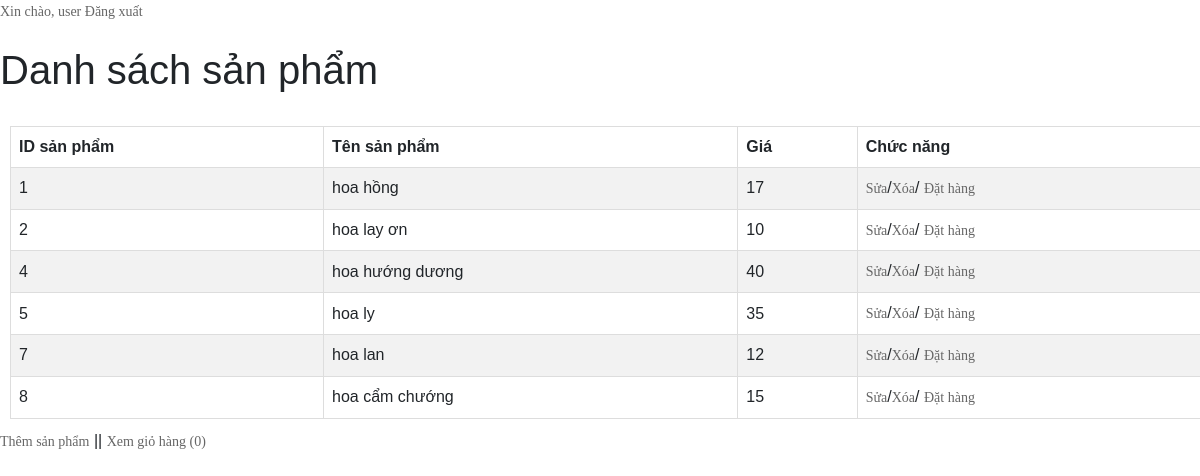
/demo/views/index.php (signed in), run on the app's committed database.
### tables this page shows
CREATE TABLE `users` (
  `id` int(11) NOT NULL,
  `username` varchar(60) NOT NULL,
  `password` varchar(60) NOT NULL
);

CREATE TABLE `products` (
  `id` int(11) NOT NULL,
  `name` varchar(60) NOT NULL,
  `price` double NOT NULL
);

### demo/views/session.php (called while the page is built, shortened)
<?php
   include('config.php');
   $user_check = $_SESSION['login_user'];
   $ses_sql = mysqli_query($db,"select id, username from users where username = '$user_check' ");
   $row = mysqli_fetch_array($ses_sql,MYSQLI_ASSOC);
   $login_session = $row['username'];
?>

### demo/views/index.php (the view, shortened to what this page needs)
<?php
	include("session.php");
?>
<!DOCTYPE html>
<html lang="en">
<head>
	<link rel="stylesheet" type="text/css" href="vendor/bootstrap/css/bootstrap.min.css">
	<link rel="stylesheet" type="text/css" href="fonts/font-awesome-4.7.0/css/font-awesome.min.css">
	<link rel="stylesheet" type="text/css" href="fonts/Linearicons-Free-v1.0.0/icon-font.min.css">
	<link rel="stylesheet" type="text/css" href="vendor/animate/animate.css">
	<link rel="stylesheet" type="text/css" href="vendor/css-hamburgers/hamburgers.min.css">
	<link rel="stylesheet" type="text/css" href="vendor/animsition/css/animsition.min.css">
	<link rel="stylesheet" type="text/css" href="vendor/select2/select2.min.css">
	<link rel="stylesheet" type="text/css" href="vendor/daterangepicker/daterangepicker.css">
	<link rel="stylesheet" type="text/css" href="css/util.css">
	<link rel="stylesheet" type="text/css" href="css/main.css">
</head>
<body>
		<p>Xin chào, <?php echo $login_session;?>    <a href="logout.php">Đăng xuất</a> </p> <br />
		<h1>Danh sách sản phẩm</h1> <br/>
    <table>
        <tr>
            <th>ID sản phẩm</th>
            <th>Tên sản phẩm</th>
            <th>Giá</th>
			<th>Chức năng</th>
        </tr>
		<?php
			$sql = "SELECT * FROM products";
			$result = mysqli_query($db, $sql);
			if(mysqli_num_rows($result) > 0){
				while($rows = mysqli_fetch_assoc($result)){
					echo "<tr><td>" .$rows["id"] ."</td>";
					echo "<td>" .$rows["name"] ."</td>";
					echo "<td>" .$rows["price"] ."</td>";
					echo "<td><a href='editProduct.php?id=" .$rows["id"] ."'>Sửa</a>/<a href='delProduct.php?id=" .$rows["id"] ."'>Xóa</a>/
					<a href='addCart.php?id=" .$rows["id"] ."'>Đặt hàng</a></td>";
					echo "</tr>";
				}
			} else {
				echo "<tr><td colspan='3'> No Data! </td></tr>" ;
			}
		?>
    </table>
	<a href="addProduct.php">Thêm sản phẩm</a> ||  <a href="cart.php" class="">Xem giỏ hàng (<?php if(isset($_SESSION["cart"])){ echo count($_SESSION["cart"]); } else { echo 0 ;}?>)</a>
</body>
</html>

### demo/views/css/main.css (style rules this page uses)
* { margin: 0px; padding: 0px; box-sizing: border-box; }
body, html { height: 100%; font-family: Ubuntu-Regular, sans-serif; }
a { font-family: Ubuntu-Regular; font-size: 14px; line-height: 1.7; color: #666666; margin: 0px; transition: all 0.4s; -webkit-transition: all 0.4s; -o-transition: all 0.4s; -moz-transition: all 0.4s; }
h1,h2,h3,h4,h5,h6 { margin: 0px; }
p { font-family: Ubuntu-Regular; font-size: 14px; line-height: 1.7; color: #666666; margin: 0px; }
table { font-family: arial, sans-serif; border-collapse: collapse; width: 100%; }
td, th { border: 1px solid #dddddd; text-align: left; padding: 8px; }
tr:nth-child(even) { background-color: #dddddd; }

### demo/views/index.php (style rules this page uses)
table { margin: 10px; font-family: arial, sans-serif; border-collapse: collapse; width: 100%; }
td, th, td { border: 1px solid #dddddd; text-align: left; padding: 8px; }
tr:nth-child(even) { background-color: #f2f2f2; }

### data on the page
users: username "user"
products: id "1", name "hoa hồng", price "17"
products: id "2", name "hoa lay ơn", price "10"
products: id "4", name "hoa hướng dương", price "40"
products: id "5", name "hoa ly", price "35"
products: id "7", name "hoa lan", price "12"
products: id "8", name "hoa cẩm chướng", price "15"
